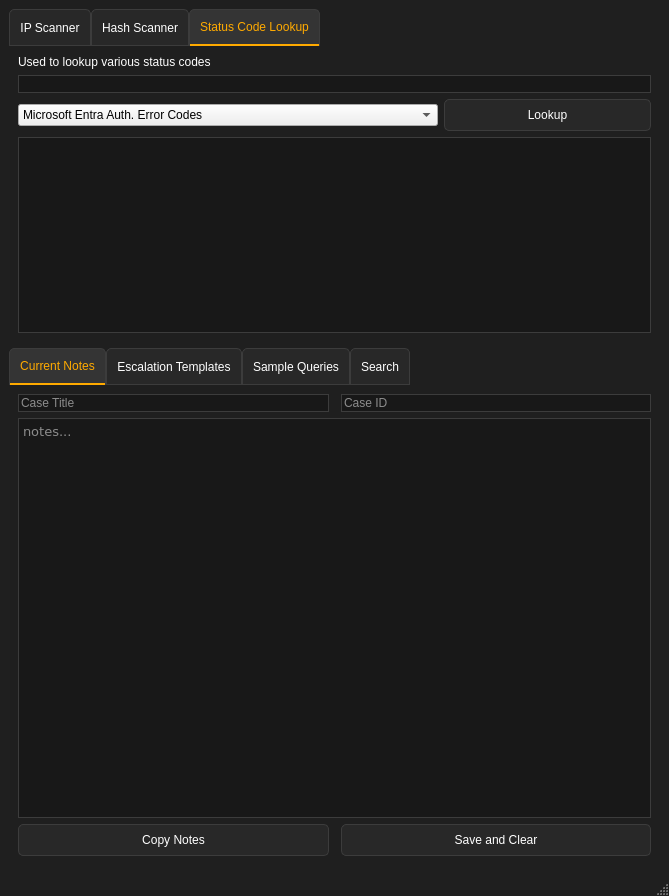
<?xml version="1.0" encoding="UTF-8"?>
<ui version="4.0">
 <class>MainWindow</class>
 <widget class="QMainWindow" name="MainWindow">
  <property name="geometry">
   <rect>
    <x>0</x>
    <y>0</y>
    <width>669</width>
    <height>896</height>
   </rect>
  </property>
  <property name="sizePolicy">
   <sizepolicy hsizetype="Preferred" vsizetype="Expanding">
    <horstretch>0</horstretch>
    <verstretch>0</verstretch>
   </sizepolicy>
  </property>
  <property name="windowTitle">
   <string>MainWindow</string>
  </property>
  <property name="autoFillBackground">
   <bool>false</bool>
  </property>
  <property name="styleSheet">
   <string notr="true">/* General window background */
QMainWindow {
    background-color: rgb(31, 31, 31);
    color: white; /* Default text color for all widgets */
}

/* Styling for the tab widget container */
QTabWidget::pane {
    background: rgb(31, 31, 31); /* Background color of the whole tab area */
    border: none;
}

/* Default tab styling */
QTabBar::tab {
    background: rgb(40, 40, 40); /* Default tab color */
    color: white; /* White text */
    padding: 10px;
    border: 1px solid rgb(60, 60, 60); /* Optional border */
    border-top-left-radius: 5px;
    border-top-right-radius: 5px;
}

/* Selected tab styling */
QTabBar::tab:selected {
    background: rgb(52, 52, 52); /* Selected tab color */
    color: rgb(255, 170, 0);
    border-bottom: 2px solid rgb(255, 170, 0); /* Highlight effect */
}

/* Hover effect for tabs */
QTabBar::tab:hover {
    background: rgb(60, 60, 60);
}

/* === TEXT WIDGET STYLING (WHITE TEXT DEFAULT) === */
QLabel, QTextEdit, QLineEdit, QCheckBox, QRadioButton, QListWidget, QTreeWidget, QTableWidget {
    color: white; /* All text is white by default */
}

/* Styling for text input fields */
QTextEdit, QLineEdit {
    background-color: rgb(24, 24, 24);
    selection-background-color: rgb(52, 52, 52);
    selection-color: rgb(255, 170, 0);
    border: 1px solid rgb(60, 60, 60);
}

/* === BUTTON STYLING === */

/* Default button appearance */
QPushButton {
    background-color: rgb(40, 40, 40); /* Dark gray background */
    color: white; /* White text */
    border: 1px solid rgb(60, 60, 60); /* Subtle border */
    border-radius: 5px;
    padding: 8px 12px;
}

/* Hover effect */
QPushButton:hover {
    background-color: rgb(60, 60, 60); /* Lighter gray */
}

/* Pressed/clicked effect */
QPushButton:pressed {
    background-color: rgb(52, 52, 52); /* Slightly darker */
}

/* Disabled buttons */
QPushButton:disabled {
    background-color: rgb(80, 80, 80);
    color: rgb(150, 150, 150); /* Faded text */
}

/* === QListWidget Styling === */
QListWidget {
    background-color: rgb(24, 24, 24); /* Dark background */
    border: 1px solid rgb(60, 60, 60); /* Subtle border */
    padding: 5px;
    color: white; /* Default text color */
}

/* Individual QListWidget Items */
QListWidget::item {
    background-color: rgb(32, 32, 32);
    padding: 8px;
    border-radius: 3px;
}

/* Hover effect */
QListWidget::item:hover {
    background-color: rgb(60, 60, 60);
    color: rgb(255, 170, 0);
}

/* Selected item effect */
QListWidget::item:selected {
    background-color: rgb(52, 52, 52);
    border: 1px solid rgb(255, 170, 0);
    color: rgb(255, 170, 0);
}

/* === Scrollbar Styling (Optional, for QListWidget &amp; other widgets) === */
QScrollBar:vertical {
    border: none;
    background: rgb(31, 31, 31);
    width: 10px;
    margin: 2px 2px 2px 2px;
}

QScrollBar::handle:vertical {
    background: rgb(60, 60, 60);
    min-height: 20px;
    border-radius: 4px;
}

QScrollBar::handle:vertical:hover {
    background: rgb(80, 80, 80);
}

QScrollBar::handle:vertical:pressed {
    background: rgb(100, 100, 100);
}

QScrollBar::add-line:vertical, QScrollBar::sub-line:vertical {
    background: none;
    border: none;
}
</string>
  </property>
  <widget class="QWidget" name="centralwidget">
   <layout class="QGridLayout" name="gridLayout">
    <item row="1" column="0">
     <widget class="QTabWidget" name="tabWidget">
      <property name="currentIndex">
       <number>0</number>
      </property>
      <widget class="QWidget" name="NotesTab">
       <attribute name="title">
        <string>Current Notes</string>
       </attribute>
       <layout class="QGridLayout" name="gridLayout_5">
        <item row="2" column="0">
         <layout class="QGridLayout" name="notesArea">
          <item row="3" column="2">
           <widget class="QPushButton" name="SaveAndClearNotesButton">
            <property name="sizePolicy">
             <sizepolicy hsizetype="Expanding" vsizetype="Fixed">
              <horstretch>0</horstretch>
              <verstretch>0</verstretch>
             </sizepolicy>
            </property>
            <property name="text">
             <string>Save and Clear</string>
            </property>
           </widget>
          </item>
          <item row="2" column="0" colspan="3">
           <widget class="QTextEdit" name="NoteBodyInput">
            <property name="font">
             <font>
              <family>Verdana</family>
              <pointsize>10</pointsize>
              <weight>50</weight>
              <italic>false</italic>
              <bold>false</bold>
             </font>
            </property>
            <property name="acceptRichText">
             <bool>false</bool>
            </property>
            <property name="placeholderText">
             <string>notes...</string>
            </property>
           </widget>
          </item>
          <item row="3" column="0">
           <widget class="QPushButton" name="CopyNotesButton">
            <property name="sizePolicy">
             <sizepolicy hsizetype="Expanding" vsizetype="Fixed">
              <horstretch>0</horstretch>
              <verstretch>0</verstretch>
             </sizepolicy>
            </property>
            <property name="text">
             <string>Copy Notes</string>
            </property>
           </widget>
          </item>
          <item row="1" column="2">
           <widget class="QLineEdit" name="CaseIDInput">
            <property name="placeholderText">
             <string>Case ID</string>
            </property>
           </widget>
          </item>
          <item row="1" column="0">
           <widget class="QLineEdit" name="NoteTitleInput">
            <property name="inputMask">
             <string/>
            </property>
            <property name="text">
             <string/>
            </property>
            <property name="placeholderText">
             <string>Case Title</string>
            </property>
           </widget>
          </item>
         </layout>
        </item>
       </layout>
      </widget>
      <widget class="QWidget" name="EscalationTemplatesTab">
       <attribute name="title">
        <string>Escalation Templates</string>
       </attribute>
       <layout class="QGridLayout" name="gridLayout_7">
        <item row="0" column="0">
         <widget class="QListWidget" name="EscalationTemplatesList">
          <property name="styleSheet">
           <string notr="true"/>
          </property>
         </widget>
        </item>
        <item row="1" column="0">
         <widget class="QPushButton" name="pushButton_2">
          <property name="text">
           <string>Create New Template</string>
          </property>
         </widget>
        </item>
       </layout>
      </widget>
      <widget class="QWidget" name="tab_2">
       <attribute name="title">
        <string>Sample Queries</string>
       </attribute>
      </widget>
      <widget class="QWidget" name="SearchTab_2">
       <attribute name="title">
        <string>Search</string>
       </attribute>
       <layout class="QGridLayout" name="gridLayout_6">
        <item row="0" column="0">
         <layout class="QGridLayout" name="searchGrid">
          <item row="0" column="1">
           <widget class="QPushButton" name="pushButton">
            <property name="text">
             <string>Search</string>
            </property>
           </widget>
          </item>
          <item row="1" column="0" colspan="2">
           <widget class="QTextEdit" name="textEdit"/>
          </item>
          <item row="0" column="0">
           <widget class="QLineEdit" name="searchInput"/>
          </item>
         </layout>
        </item>
       </layout>
      </widget>
     </widget>
    </item>
    <item row="0" column="0">
     <widget class="QTabWidget" name="toolTabs">
      <property name="sizePolicy">
       <sizepolicy hsizetype="Expanding" vsizetype="Preferred">
        <horstretch>0</horstretch>
        <verstretch>0</verstretch>
       </sizepolicy>
      </property>
      <property name="maximumSize">
       <size>
        <width>16777215</width>
        <height>350</height>
       </size>
      </property>
      <property name="styleSheet">
       <string notr="true"/>
      </property>
      <property name="currentIndex">
       <number>2</number>
      </property>
      <widget class="QWidget" name="IPScannerTab">
       <attribute name="title">
        <string>IP Scanner</string>
       </attribute>
       <layout class="QGridLayout" name="gridLayout_3">
        <item row="0" column="0">
         <layout class="QGridLayout" name="ipAddressGroup">
          <item row="3" column="1" colspan="2">
           <widget class="QPushButton" name="scanIPButton">
            <property name="sizePolicy">
             <sizepolicy hsizetype="Fixed" vsizetype="Expanding">
              <horstretch>0</horstretch>
              <verstretch>0</verstretch>
             </sizepolicy>
            </property>
            <property name="maximumSize">
             <size>
              <width>150</width>
              <height>16777215</height>
             </size>
            </property>
            <property name="text">
             <string>Filter and Scan</string>
            </property>
           </widget>
          </item>
          <item row="1" column="1">
           <widget class="QTextEdit" name="ipAddressInput">
            <property name="sizePolicy">
             <sizepolicy hsizetype="Fixed" vsizetype="Expanding">
              <horstretch>0</horstretch>
              <verstretch>0</verstretch>
             </sizepolicy>
            </property>
            <property name="maximumSize">
             <size>
              <width>150</width>
              <height>16777215</height>
             </size>
            </property>
            <property name="styleSheet">
             <string notr="true"/>
            </property>
            <property name="html">
             <string>&lt;!DOCTYPE HTML PUBLIC &quot;-//W3C//DTD HTML 4.0//EN&quot; &quot;http://www.w3.org/TR/REC-html40/strict.dtd&quot;&gt;
&lt;html&gt;&lt;head&gt;&lt;meta name=&quot;qrichtext&quot; content=&quot;1&quot; /&gt;&lt;style type=&quot;text/css&quot;&gt;
p, li { white-space: pre-wrap; }
&lt;/style&gt;&lt;/head&gt;&lt;body style=&quot; font-family:'MS Shell Dlg 2'; font-size:8.25pt; font-weight:400; font-style:normal;&quot;&gt;
&lt;p style=&quot;-qt-paragraph-type:empty; margin-top:0px; margin-bottom:0px; margin-left:0px; margin-right:0px; -qt-block-indent:0; text-indent:0px; font-size:6.6pt;&quot;&gt;&lt;br /&gt;&lt;/p&gt;&lt;/body&gt;&lt;/html&gt;</string>
            </property>
           </widget>
          </item>
          <item row="1" column="3" rowspan="3">
           <widget class="QTextEdit" name="ipAddressOutput">
            <property name="readOnly">
             <bool>true</bool>
            </property>
           </widget>
          </item>
          <item row="0" column="1" colspan="3">
           <widget class="QLabel" name="label">
            <property name="text">
             <string>Filters IP addresses out of text, and performs a reputation scan on each one.</string>
            </property>
           </widget>
          </item>
         </layout>
        </item>
       </layout>
      </widget>
      <widget class="QWidget" name="tab_3">
       <attribute name="title">
        <string>Hash Scanner</string>
       </attribute>
       <layout class="QGridLayout" name="gridLayout_4">
        <item row="0" column="0" colspan="2">
         <widget class="QLabel" name="label_4">
          <property name="text">
           <string>Scan hashes for known malware/benign activity</string>
          </property>
         </widget>
        </item>
        <item row="1" column="0">
         <widget class="QLineEdit" name="hashInput"/>
        </item>
        <item row="1" column="1">
         <widget class="QPushButton" name="hashScanButton">
          <property name="text">
           <string>Scan Hash</string>
          </property>
         </widget>
        </item>
        <item row="2" column="0" colspan="2">
         <widget class="QTextEdit" name="hashOutput"/>
        </item>
       </layout>
      </widget>
      <widget class="QWidget" name="StatusCodeLookupTab">
       <attribute name="title">
        <string>Status Code Lookup</string>
       </attribute>
       <layout class="QGridLayout" name="gridLayout_2">
        <item row="0" column="0">
         <layout class="QGridLayout" name="errorCodeGroup">
          <item row="3" column="2">
           <widget class="QPushButton" name="errorCodeBtn">
            <property name="text">
             <string>Lookup</string>
            </property>
           </widget>
          </item>
          <item row="0" column="0" colspan="3">
           <widget class="QLabel" name="label_2">
            <property name="text">
             <string>Used to lookup various status codes</string>
            </property>
           </widget>
          </item>
          <item row="5" column="0" colspan="3">
           <widget class="QTextEdit" name="errorCodeOutput">
            <property name="readOnly">
             <bool>true</bool>
            </property>
           </widget>
          </item>
          <item row="1" column="0" colspan="3">
           <widget class="QLineEdit" name="errorCodeInput"/>
          </item>
          <item row="3" column="0" colspan="2">
           <widget class="QComboBox" name="errorCodeDropdown">
            <item>
             <property name="text">
              <string>Microsoft Entra Auth. Error Codes</string>
             </property>
            </item>
            <item>
             <property name="text">
              <string>Windows NTSTATUS Codes</string>
             </property>
            </item>
           </widget>
          </item>
         </layout>
        </item>
       </layout>
      </widget>
     </widget>
    </item>
   </layout>
  </widget>
  <widget class="QStatusBar" name="statusbar"/>
 </widget>
 <resources/>
 <connections/>
</ui>
